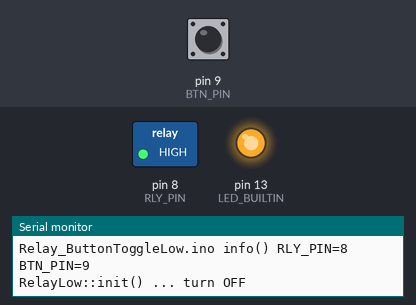
This sketch was run on a simulated Arduino Uno, built with avr-gcc and run on an emulated ATmega328P. Parts: switched loads named in the sketch (green lamp = pin HIGH), output pins drawn as LEDs (lit = HIGH), the last lines printed to the serial monitor. Dashed ring = blinking. Inputs (shaded band) come from the test bench; at power-on: pin 9 (BTN_PIN) LOW.

Above: at 1.2 s.
1.3 s: pin 9 (BTN_PIN) pulled HIGH for 0.15 s
At 2.2 s:
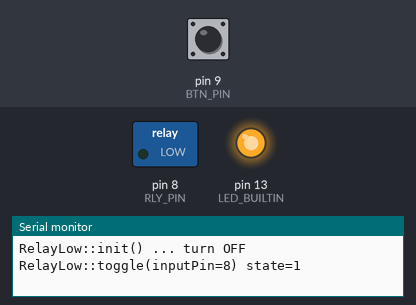
2.9 s: pin 9 (BTN_PIN) pulled HIGH for 1 s
At 3.4 s:
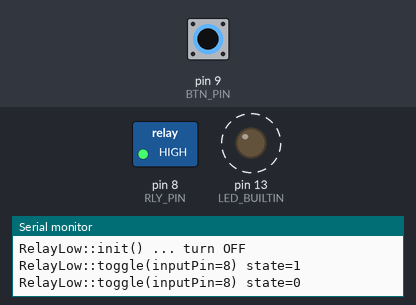
6.9 s: pin 9 (BTN_PIN) pulled HIGH for 3.2 s
At 7.6 s:
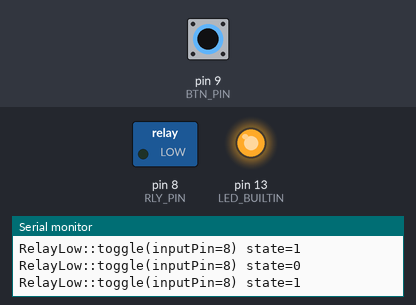
Timing chart, 0 to 9.9 s (numbered marks = the images above; inputs shaded):
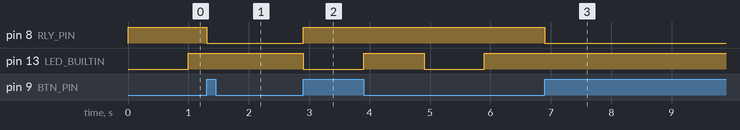

Measured:
- after the input at 1.3 s, pin 8 (RLY_PIN): HIGH → LOW at once; pin 13 (LED_BUILTIN): stays HIGH (without the input it goes to LOW after 0.70 s)
- after the input at 2.9 s, pin 8 (RLY_PIN): LOW → HIGH at once; pin 13 (LED_BUILTIN): alternates HIGH for 1.0 s and LOW for 1.0 s, starting at once
- after the input at 6.9 s, pin 8 (RLY_PIN): HIGH → LOW at once; pin 13 (LED_BUILTIN): stops changing and stays HIGH

The sketch:

Relay_ButtonToggleLow.ino
```cpp
#if 0 //Relay activated by IN=LOW
- Arduino's GND <-> relay's GND
- Arduino's 5V  <-> relay's VCC
- load connected on relay's "NormalOpen"
#endif

//pins 2-7 are used by LCD16x2 shield
const int RLY_PIN = 8;  //Arduino pin connected to relay's IN; LOW => activate (NormalOpen->close)
const int BTN_PIN = 9;  //Arduino pin connected to button's OUT; user's interface to trigger relay's toggle

struct RelayLow{//relay activated by IN=LOW
  int inputPin;
  int state = 0;
  RelayLow(int inputPin)
    : inputPin{inputPin}
  {
    char buf[256]{};
    snprintf(buf, sizeof(buf), "RelayLow(inputPin=%d)", inputPin);
    Serial.println(buf);
  }
  void init(){
    Serial.println("RelayLow::init() ... turn OFF");
    pinMode(inputPin, OUTPUT);
    off();
  }
  void off(){
    state = 0;
    digitalWrite(inputPin, HIGH);
  }
  void on(){
    state = 1;
    digitalWrite(inputPin, LOW);
  }
  void toggle(){
    digitalWrite(inputPin, state);
    state = !state;
    char buf[256];
    snprintf(buf, sizeof(buf), "RelayLow::toggle(inputPin=%d) state=%d", inputPin, state);
    Serial.println(buf);
  }
};

RelayLow relay(RLY_PIN);

void info(){//display useful information
    char buf[256]{};
    snprintf(buf, sizeof(buf), "%s %s() RLY_PIN=%d BTN_PIN=%d", __FILE__, __FUNCTION__, RLY_PIN, BTN_PIN);
    Serial.println(buf);
}

void setup(){//called twice after flashing from Arduino IDE!!!???
  Serial.begin(115200);
  Serial.println("setup()");
  info();
  pinMode(LED_BUILTIN, OUTPUT);
  pinMode(BTN_PIN, INPUT);
  relay.init();
}

void loop(){
  static int btnSt0 = 0;
  static unsigned long btnMs = 0;//last moment when the button was pressed
  int btnSt = digitalRead(BTN_PIN);

  if(btnSt && btnSt!=btnSt0 && millis()-btnMs>1000){//button was pressed (is ON after it was OFF ... but not too quick one after another)
    btnMs = millis();
    relay.toggle();
    digitalWrite(LED_BUILTIN, relay.state);
  }
  btnSt0 = btnSt;

  if(relay.state == 0){//blink builtin led while relay is OFF
    static unsigned long prevMillis = 0;
    unsigned long currMillis = millis();
    if(currMillis-prevMillis >= 1000){
      static int ledState = LOW;
      prevMillis = currMillis;
      ledState = (ledState == LOW);
      digitalWrite(LED_BUILTIN, ledState);
    }
  }
}
```
